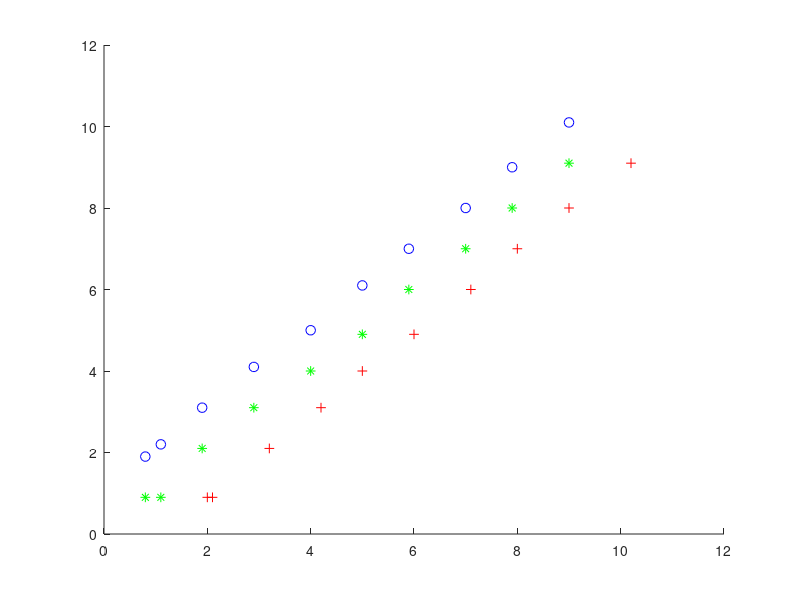
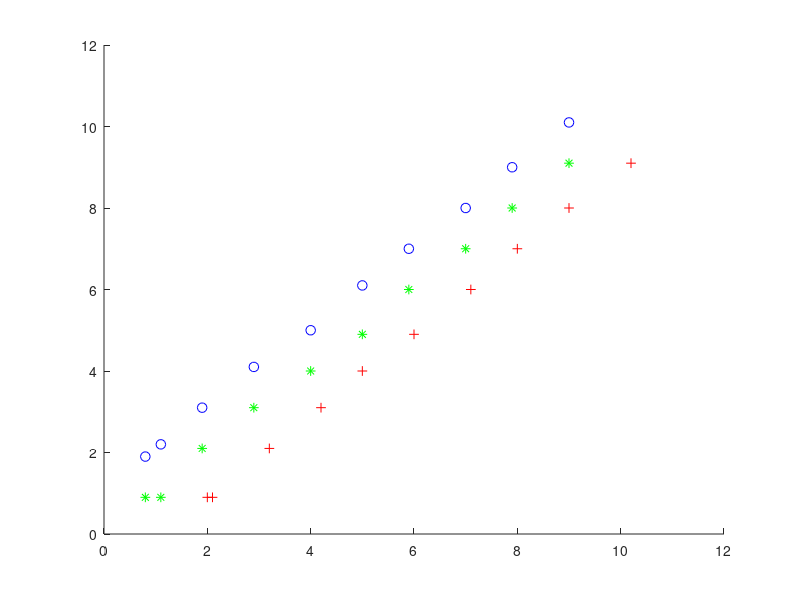

Recreate these plots in MATLAB, in order.
%% Week 3 self learning - Multi-Classification
%  ------------
% 

clear ; close all; clc

%% Load Data
%  Note: each row is a tuple (x,y,c) where c represens the category. 
%  There are 3 categories such that Category 1 is appromately x = y+1,
%  Category 2 is appriimately x = y and Category 3 is appoximately x = y-1

data = csvread('MultiClassificationData.txt');
X = data(:, [1, 2]); y = data(:, 3);

%% plot the data
fprintf(['Plotting data.\n']);

figure; hold on;

cat1 = find(y==1); cat2 = find(y == 2); cat3 = find(y == 3);

% Plot (x,y) for cat1 using + sign 
plot(X(cat1, 1), X(cat1, 2), 'k+', 'color', 'r', 'MarkerSize', 7);

% Plot (x,y) for cat2 using * sign in yellow.
plot(X(cat2, 1), X(cat2, 2), 'k*', 'color', 'g', 'MarkerSize', 7);

% Plot (x,y) for cat3 using o sign in yellow.
plot(X(cat3, 1), X(cat3, 2), 'ko', 'color', 'b', 'MarkerSize', 7);

hold off;
fprintf('\nProgram paused. Press any key to continue.\n');
pause;
close;

%% Part 2 - Train logistic regression classifiers for each categoy

m = size(X,1); % nuber or training examples
n = size(X,2); % number of features

categories = [1; 2; 3]; % these are the result categories from the sample data
numCategories = size(categories, 1); 
theThetas = zeros(numCategories, n+1);
PPX = [ones(size(X, 1), 1) X]; % add column of 1's. Gives us m * n+1

% we could use an optimized algorithm (e.g., fminunc) but I am using the basic 
% algorithm as a learning exprience. 

for i = 1:numCategories
  thetas = zeros(n+1, 1); % the +1 accounts for the bias unit
  yi = (y==i); % Y for the ith 
  
  alpha = 0.001; 
  loopCount = 0;
  currentCost = 500;
  prevCost = 0;
  
  do
    loopCount = loopCount+1;
    prevCost = currentCost;
    % calculate the sigmoid function
    xTheta = PPX * thetas;  % [M, 1] vector
    hx = 1 ./ (1 + exp(-xTheta)); % [M, 1] vector
  
    costX = hx - yi; % [M, 1] vector 
    thetas = thetas - (alpha/m * (PPX' * costX)); % [n+1,1] - ([n+1,m] * [m,1]) => [n+1,1]
  
    currentCost = sum(1/m * sum((-yi' * log(hx)) - ((1 - yi') * (log(1 - hx)))));
    
  until ( abs(prevCost-currentCost) < 0.000003  )
  
  % if we run only until difference is less than 0.001 the results are incorrect.
  % That's because the gradient has not converged on 0. But when we run until 
  % the difference is less than 0.000005, theThetas predict the correct result.
  
  theThetas(i, :) = thetas';
end


%% Part 3 - Test the trained classifiers

PPXTheta = PPX * theThetas';
phx = 1 ./ (1 + exp(-PPXTheta)); % The predicted hx for each set of theta. An [m, 3] matrix
PredictedY = zeros(m,1); 

% Pick the predicted category based on most confident prediced hx (i.e., phx)
for i = 1:m
  
  if ( phx(i,1) > phx(i,2) && phx(i,1) > phx(i,3) )
    PredictedY(i,1) = 1;
  elseif ( phx(i,2) > phx(i,1) && phx(i,2) > phx(i,3) )
    PredictedY(i,1) = 2;
  else
    PredictedY(i,1) = 3;
  endif   
  
end

%% plot the data
fprintf(['Plotting predicted results.\n']);

figure; hold on;

cat1 = find(PredictedY==1); cat2 = find(PredictedY == 2); cat3 = find(PredictedY == 3);

% Plot (x,y) for cat1 using + sign 
plot(X(cat1, 1), X(cat1, 2), 'k+', 'color', 'r', 'MarkerSize', 7);

% Plot (x,y) for cat2 using * sign in yellow.
plot(X(cat2, 1), X(cat2, 2), 'k*', 'color', 'g', 'MarkerSize', 7);

% Plot (x,y) for cat3 using o sign in yellow.
plot(X(cat3, 1), X(cat3, 2), 'ko', 'color', 'b', 'MarkerSize', 7);

hold off;
fprintf('\nProgram completed. Press any key to continue.\n');
pause;
close;

 